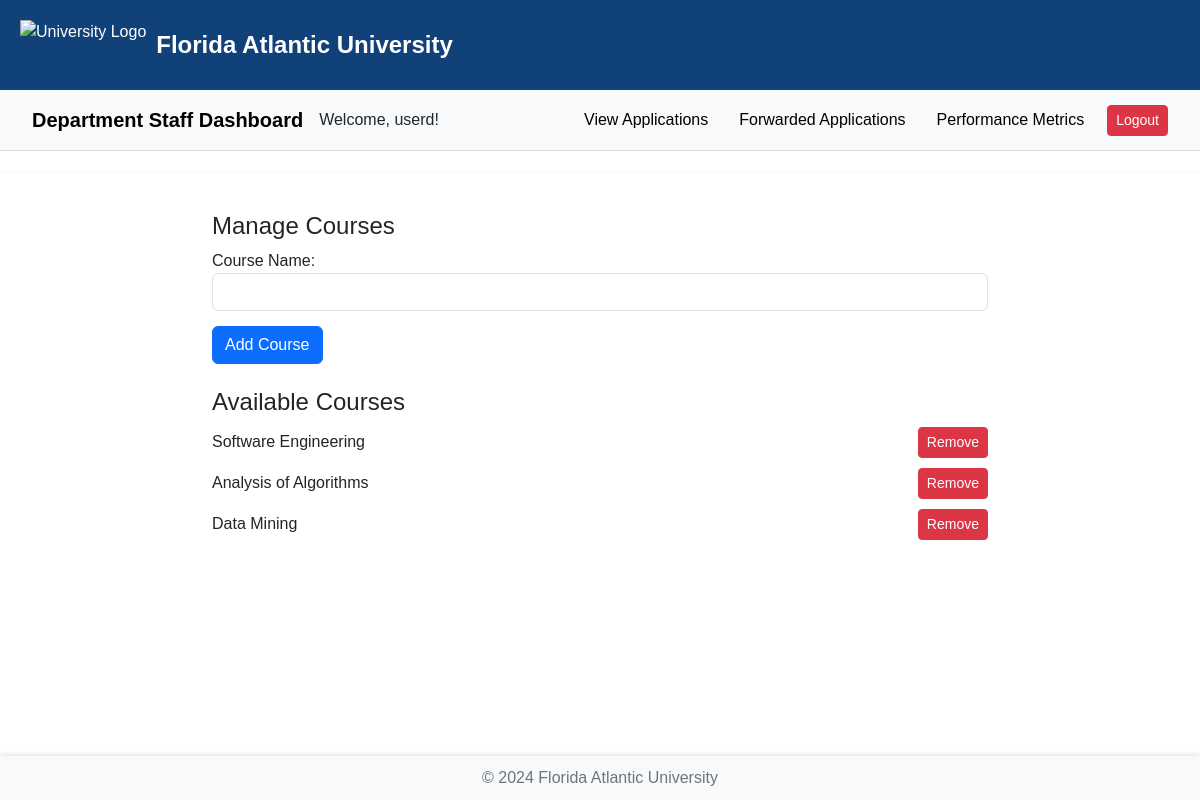
The page /department_staff/dashboard/ (signed in) on the database its author committed.
### accounts/models.py (models this page shows, shortened)
class User(AbstractUser):
    ROLE_CHOICES = [
        ('ta_applicant', 'TA Applicant'),
        ('department_staff', 'Department Staff'),
        ('ta_committee', 'TA Committee'),
        ('instructor', 'Instructor'),
    ]
    role = models.CharField(max_length=50, choices=ROLE_CHOICES, default='ta_applicant')
    is_application_submitted = models.BooleanField(default=False)

class Course(models.Model):
    name = models.CharField(max_length=255)
    description = models.TextField()  # Add description field
    instructor = models.ForeignKey(
            User,
            on_delete=models.CASCADE,
            limit_choices_to={'role': 'instructor'},
            related_name='courses',null=True,default=1
        )

### accounts/views.py (the view, shortened to what this page needs)
# urls.py: path('department_staff/dashboard/', views.department_staff_dashboard, name='department_staff_dashboard'),
def department_staff_dashboard(request):
    if request.user.role != 'department_staff':
        return redirect('home')
    courses = Course.objects.all()
    return render(request, 'accounts/department_staff_dashboard.html', {'courses': courses})

### accounts/templates/accounts/department_staff_dashboard.html (shortened to what this page needs)
<!DOCTYPE html>
<html lang="en">
  <head>
    <link
      href="https://cdn.jsdelivr.net/npm/bootstrap@5.3.0-alpha1/dist/css/bootstrap.min.css"
      rel="stylesheet"
    />
  </head>
  <body>
    <header>
      <img
        src="https://banner2.cleanpng.com/20180623/srq/kisspng-florida-atlantic-university-florida-atlantic-owls-5b2df357a81f04.2104944515297380716886.jpg"
        alt="University Logo"
      />
      <div class="university-title">Florida Atlantic University</div>
    </header>
    <nav class="navbar navbar-expand-lg navbar-light">
      <div class="container-fluid">
        <a class="navbar-brand" href="#">Department Staff Dashboard</a>
        <span class="welcome-message">Welcome, {{ user.username }}!</span>
        <div class="navbar-nav ms-auto">
          <a
            href="{% url 'department_staff_view_applications' %}"
            class="nav-link"
            >View Applications</a
          >
          <a
            href="{% url 'department_staff_forwarded_applications' %}"
            class="nav-link"
            >Forwarded Applications</a
          >
          <a href="{% url 'department_staff_performance' %}" class="nav-link"
            >Performance Metrics</a
          >
          <a href="{% url 'logout' %}" class="btn btn-danger btn-sm">Logout</a>
        </div>
      </div>
    </nav>
    <hr />
    <div class="container">
      <h4>Manage Courses</h4>
      <form method="POST">
        <div class="form-group">
          <label for="course_name">Course Name:</label>
          <input
            type="text"
            id="course_name"
            name="course_name"
            class="form-control"
            required
          />
        </div>
        <button type="submit" name="add_course" class="btn btn-primary">
          Add Course
        </button>
      </form>
      <br />
      <h4>Available Courses</h4>
      <ul class="course-list">
        {% for course in courses %}
        <li>
          <span>{{ course.name }}</span>
          <form method="POST" style="display: inline">
            <button
              type="submit"
              name="remove_course"
              value="{{ course.id }}"
              class="btn btn-danger btn-sm"
            >
              Remove
            </button>
          </form>
        </li>
        {% empty %}
        <p>No available courses to display.</p>
        {% endfor %}
      </ul>
    </div>
  </body>
  <footer><p>© 2024 Florida Atlantic University</p></footer>
</html>

### accounts/templates/accounts/department_staff_dashboard.html (style rules this page uses)
body { display: flex; flex-direction: column; min-height: 100vh; margin: 0; }
header { display: flex; align-items: center; background-color: #104279; color: white; padding: 20px; box-shadow: 0 4px 8px rgba(0, 0, 0, 0.2); }
header img { height: 50px; margin-right: 10px; }
header .university-title { font-size: 24px; font-weight: bold; }
body { font-family: Arial, sans-serif; margin: 0; padding: 0; }
.navbar { background-color: #f8f9fa; border-bottom: 1px solid #ddd; padding: 10px 20px; }
.navbar .navbar-brand { font-weight: bold; }
.navbar-nav { display: flex; align-items: center; }
.navbar-nav .nav-link { margin-right: 15px; color: black; text-decoration: none; }
hr { margin: 20px 0; border-top: 1px solid #ddd; }
.container { max-width: 800px; margin: 20px auto; }
.course-list { list-style-type: none; padding: 0; }
.course-list li { margin: 10px 0; display: flex; justify-content: space-between; align-items: center; }
.course-list button { margin-left: 10px; }
.form-group { margin-bottom: 15px; }
footer { background-color: #f8f9fa; text-align: center; padding: 10px; margin-top: auto; box-shadow: 0 -2px 4px rgba(0, 0, 0, 0.1); }
footer p { margin: 0; color: #6c757d; }

### rows shown on the page
User: username "userd"
Course: name "Software Engineering", {{ course.id }} 1 (drawn)
Course: name "Analysis of Algorithms", {{ course.id }} 2 (drawn)
Course: name "Data Mining", {{ course.id }} 3 (drawn)
